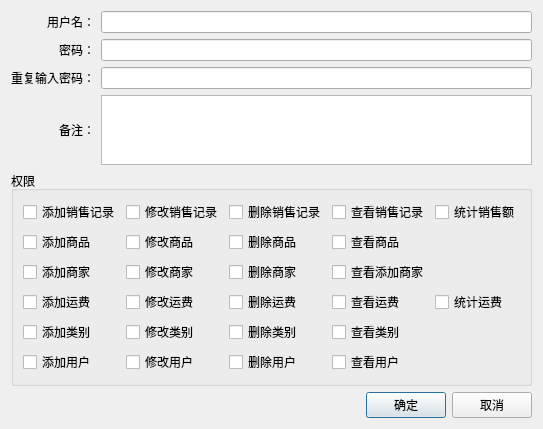
<?xml version="1.0" encoding="UTF-8"?>
<ui version="4.0">
 <class>DialogUser</class>
 <widget class="QDialog" name="DialogUser">
  <property name="geometry">
   <rect>
    <x>0</x>
    <y>0</y>
    <width>527</width>
    <height>373</height>
   </rect>
  </property>
  <property name="windowTitle">
   <string>用户</string>
  </property>
  <layout class="QVBoxLayout" name="verticalLayout">
   <item>
    <layout class="QGridLayout" name="gridLayout_2">
     <item row="0" column="0">
      <widget class="QLabel" name="label">
       <property name="text">
        <string>用户名：</string>
       </property>
       <property name="alignment">
        <set>Qt::AlignRight|Qt::AlignTrailing|Qt::AlignVCenter</set>
       </property>
      </widget>
     </item>
     <item row="0" column="1">
      <widget class="QLineEdit" name="lineEdit_2"/>
     </item>
     <item row="1" column="0">
      <widget class="QLabel" name="label_2">
       <property name="text">
        <string>密码：</string>
       </property>
       <property name="alignment">
        <set>Qt::AlignRight|Qt::AlignTrailing|Qt::AlignVCenter</set>
       </property>
      </widget>
     </item>
     <item row="1" column="1">
      <widget class="QLineEdit" name="lineEdit"/>
     </item>
     <item row="2" column="0">
      <widget class="QLabel" name="label_3">
       <property name="text">
        <string>重复输入密码：</string>
       </property>
       <property name="alignment">
        <set>Qt::AlignRight|Qt::AlignTrailing|Qt::AlignVCenter</set>
       </property>
      </widget>
     </item>
     <item row="2" column="1">
      <widget class="QLineEdit" name="lineEdit_3"/>
     </item>
     <item row="3" column="0">
      <widget class="QLabel" name="label_5">
       <property name="text">
        <string>备注：</string>
       </property>
       <property name="alignment">
        <set>Qt::AlignRight|Qt::AlignTrailing|Qt::AlignVCenter</set>
       </property>
      </widget>
     </item>
     <item row="3" column="1">
      <widget class="QPlainTextEdit" name="teRemark"/>
     </item>
    </layout>
   </item>
   <item>
    <widget class="QGroupBox" name="groupBox">
     <property name="title">
      <string>权限</string>
     </property>
     <layout class="QHBoxLayout" name="horizontalLayout">
      <item>
       <layout class="QGridLayout" name="gridLayout">
        <item row="0" column="0">
         <widget class="QCheckBox" name="checkBox">
          <property name="text">
           <string>添加销售记录</string>
          </property>
         </widget>
        </item>
        <item row="0" column="1">
         <widget class="QCheckBox" name="checkBox_2">
          <property name="text">
           <string>修改销售记录</string>
          </property>
         </widget>
        </item>
        <item row="0" column="2">
         <widget class="QCheckBox" name="checkBox_3">
          <property name="text">
           <string>删除销售记录</string>
          </property>
         </widget>
        </item>
        <item row="0" column="3">
         <widget class="QCheckBox" name="checkBox_4">
          <property name="text">
           <string>查看销售记录</string>
          </property>
         </widget>
        </item>
        <item row="0" column="4">
         <widget class="QCheckBox" name="checkBox_26">
          <property name="text">
           <string>统计销售额</string>
          </property>
         </widget>
        </item>
        <item row="1" column="0">
         <widget class="QCheckBox" name="checkBox_7">
          <property name="text">
           <string>添加商品</string>
          </property>
         </widget>
        </item>
        <item row="1" column="1">
         <widget class="QCheckBox" name="checkBox_8">
          <property name="text">
           <string>修改商品</string>
          </property>
         </widget>
        </item>
        <item row="1" column="2">
         <widget class="QCheckBox" name="checkBox_6">
          <property name="text">
           <string>删除商品</string>
          </property>
         </widget>
        </item>
        <item row="1" column="3">
         <widget class="QCheckBox" name="checkBox_5">
          <property name="text">
           <string>查看商品</string>
          </property>
         </widget>
        </item>
        <item row="2" column="0">
         <widget class="QCheckBox" name="checkBox_10">
          <property name="text">
           <string>添加商家</string>
          </property>
         </widget>
        </item>
        <item row="2" column="1">
         <widget class="QCheckBox" name="checkBox_12">
          <property name="text">
           <string>修改商家</string>
          </property>
         </widget>
        </item>
        <item row="2" column="2">
         <widget class="QCheckBox" name="checkBox_11">
          <property name="text">
           <string>删除商家</string>
          </property>
         </widget>
        </item>
        <item row="2" column="3">
         <widget class="QCheckBox" name="checkBox_9">
          <property name="text">
           <string>查看添加商家</string>
          </property>
         </widget>
        </item>
        <item row="3" column="0">
         <widget class="QCheckBox" name="checkBox_14">
          <property name="text">
           <string>添加运费</string>
          </property>
         </widget>
        </item>
        <item row="3" column="1">
         <widget class="QCheckBox" name="checkBox_16">
          <property name="text">
           <string>修改运费</string>
          </property>
         </widget>
        </item>
        <item row="3" column="2">
         <widget class="QCheckBox" name="checkBox_15">
          <property name="text">
           <string>删除运费</string>
          </property>
         </widget>
        </item>
        <item row="3" column="3">
         <widget class="QCheckBox" name="checkBox_13">
          <property name="text">
           <string>查看运费</string>
          </property>
         </widget>
        </item>
        <item row="3" column="4">
         <widget class="QCheckBox" name="checkBox_25">
          <property name="text">
           <string>统计运费</string>
          </property>
         </widget>
        </item>
        <item row="4" column="0">
         <widget class="QCheckBox" name="checkBox_19">
          <property name="text">
           <string>添加类别</string>
          </property>
         </widget>
        </item>
        <item row="4" column="1">
         <widget class="QCheckBox" name="checkBox_20">
          <property name="text">
           <string>修改类别</string>
          </property>
         </widget>
        </item>
        <item row="4" column="2">
         <widget class="QCheckBox" name="checkBox_18">
          <property name="text">
           <string>删除类别</string>
          </property>
         </widget>
        </item>
        <item row="4" column="3">
         <widget class="QCheckBox" name="checkBox_17">
          <property name="text">
           <string>查看类别</string>
          </property>
         </widget>
        </item>
        <item row="5" column="0">
         <widget class="QCheckBox" name="checkBox_24">
          <property name="text">
           <string>添加用户</string>
          </property>
         </widget>
        </item>
        <item row="5" column="1">
         <widget class="QCheckBox" name="checkBox_22">
          <property name="text">
           <string>修改用户</string>
          </property>
         </widget>
        </item>
        <item row="5" column="2">
         <widget class="QCheckBox" name="checkBox_23">
          <property name="text">
           <string>删除用户</string>
          </property>
         </widget>
        </item>
        <item row="5" column="3">
         <widget class="QCheckBox" name="checkBox_21">
          <property name="text">
           <string>查看用户</string>
          </property>
         </widget>
        </item>
       </layout>
      </item>
     </layout>
    </widget>
   </item>
   <item>
    <layout class="QHBoxLayout" name="horizontalLayout_2">
     <item>
      <spacer name="horizontalSpacer">
       <property name="orientation">
        <enum>Qt::Horizontal</enum>
       </property>
       <property name="sizeHint" stdset="0">
        <size>
         <width>40</width>
         <height>20</height>
        </size>
       </property>
      </spacer>
     </item>
     <item>
      <widget class="QPushButton" name="btnOk">
       <property name="text">
        <string>确定</string>
       </property>
      </widget>
     </item>
     <item>
      <widget class="QPushButton" name="btnCancel">
       <property name="text">
        <string>取消</string>
       </property>
      </widget>
     </item>
    </layout>
   </item>
  </layout>
 </widget>
 <resources/>
 <connections/>
</ui>
